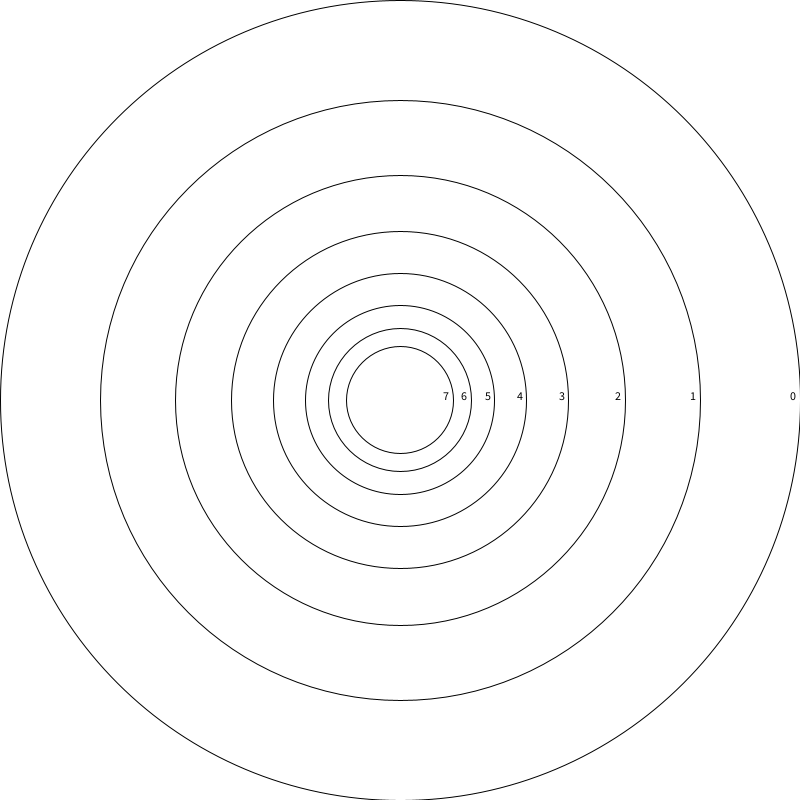
Frame 1 (no input)
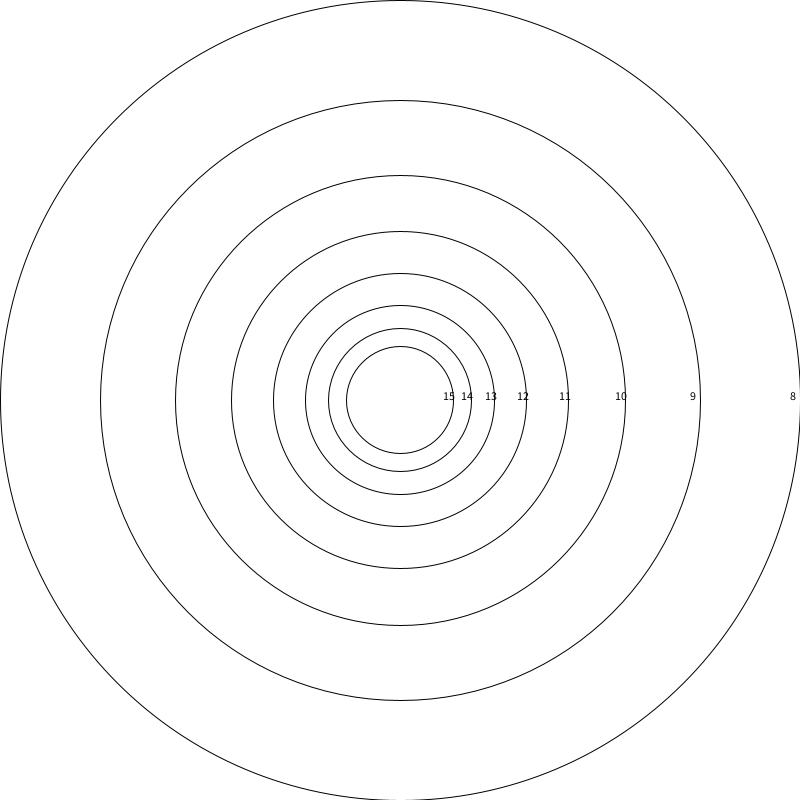
Frame 2 (the mouse pressed at the canvas centre, redrawn once)

The Processing sketch that drew these frames (run headless with seeded random() and noise(); the mouse was pressed at the canvas centre and the sketch redrawn once):

// Processing sketch: NOC_8_01_Recursion
// ── NOC_8_01_Recursion.pde
// The Nature of Code
// Daniel Shiffman
// http://natureofcode.com

// Simple Recursion

int index = 0;
void setup() {
  size(800, 800);
}

void draw() {
  background(255);
  drawCircle(width/2, height/2, width);
  noLoop();
}

void drawCircle(int x, int y, float d) {
  noFill();
  circle(x, y, d);
  fill(0);
  text(index, x + (d / 2 - 10) * cos(0), y + (d / 2 - 10) * sin(0));
  index += 1;


  if (d > 120) {
    d *= 0.75f;
    drawCircle(x, y, d);
  }
}
